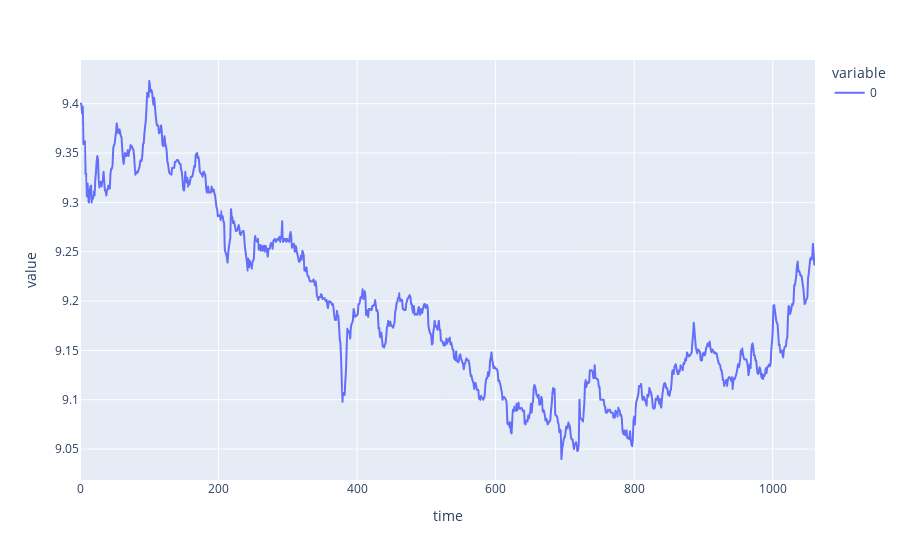

Notebook code for this chart:
### Code cell
px.line(train_data, labels={"index": "time"})

### Figure 1 — Plotly figure (JSON) as saved in the notebook; plotly's stock layout.template omitted (floating-point values rounded to 4 significant figures; data arrays with more than 128 entries replaced by an {"elided": "..."} marker saying what was removed)
{"data": [{"hovertemplate": "variable=0<br>time=%{x}<br>value=%{y}<extra></extra>", "legendgroup": "0", "line": {"color": "#636efa", "dash": "solid"}, "mode": "lines", "name": "0", "showlegend": true, "type": "scattergl", "x": {"elided": "1062 int values"}, "xaxis": "x", "y": {"elided": "1062 float values"}, "yaxis": "y"}], "layout": {"legend": {"title": {"text": "variable"}, "tracegroupgap": 0}, "margin": {"t": 60}, "xaxis": {"anchor": "y", "domain": [0, 1], "title": {"text": "time"}}, "yaxis": {"anchor": "x", "domain": [0, 1], "title": {"text": "value"}}}}
